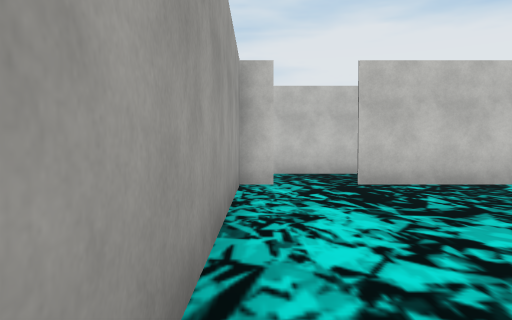
View 1 (above)

22 first-person views from a walk through a 3-D level made in the Unity game engine. The camera is 1.5 m above the floor, tilts 2° down and sees 70° across. The floor is counted in squares, 2 m on a side. Each view is taken from the middle of a square. On the plan, view 1 faces up. The plan holds only what a view shows up to about 11 squares ahead; the rest is blank. The place goes on beyond the plan. Some animated figures are left out. Some surface patterns are stand-ins.

View 2
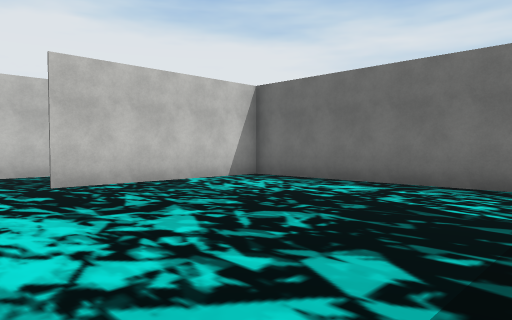

View 3
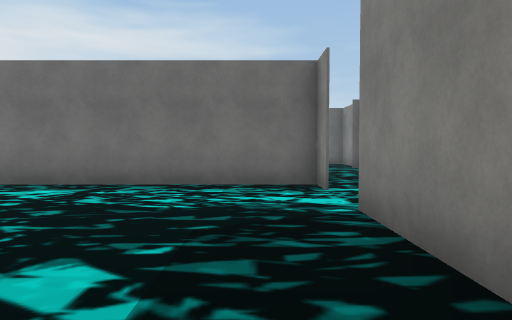

View 4
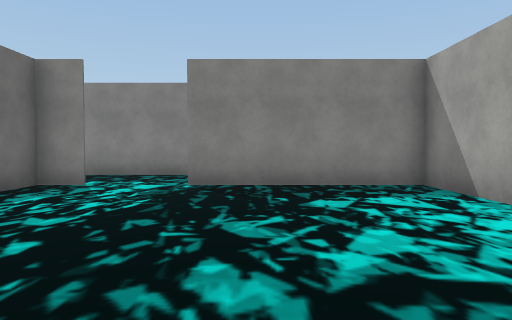

View 5
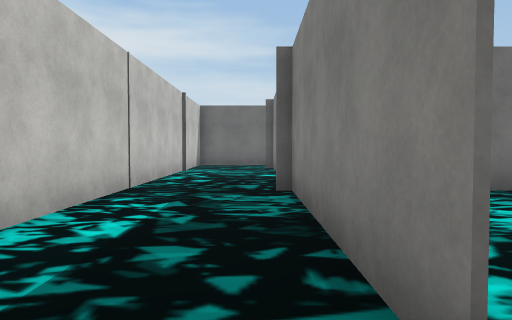

View 6
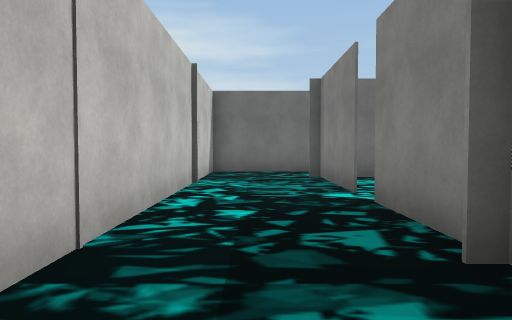

View 7
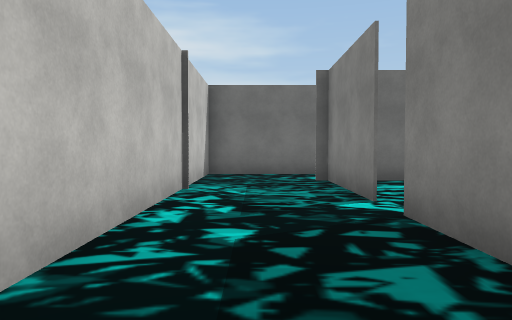

View 8
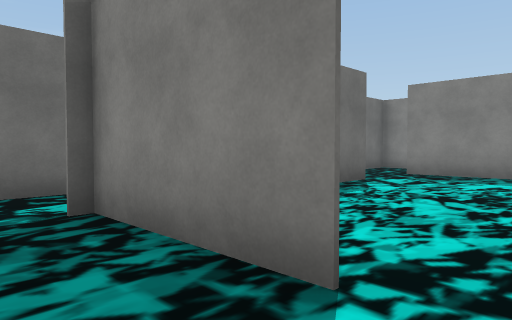

View 9
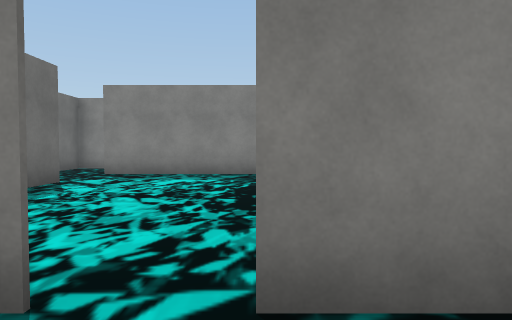

View 10
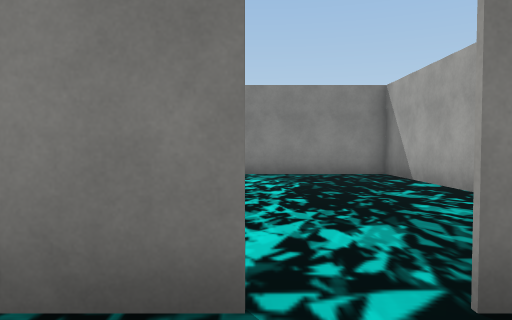

View 11
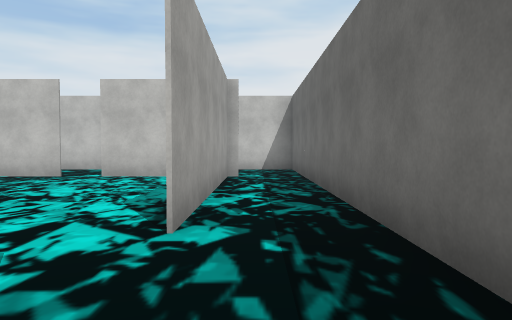

View 12
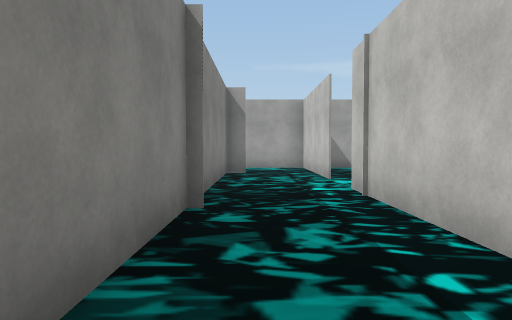

View 13
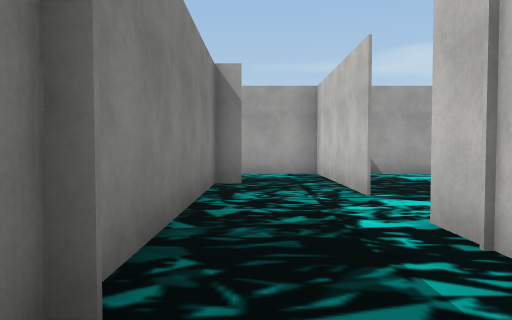

View 14
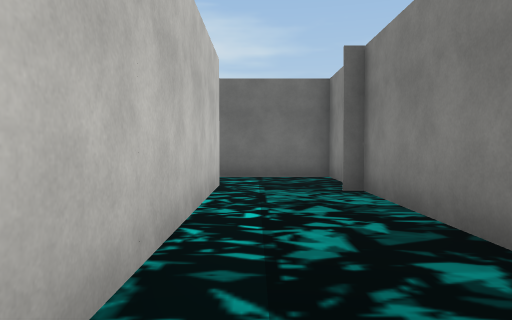

View 15
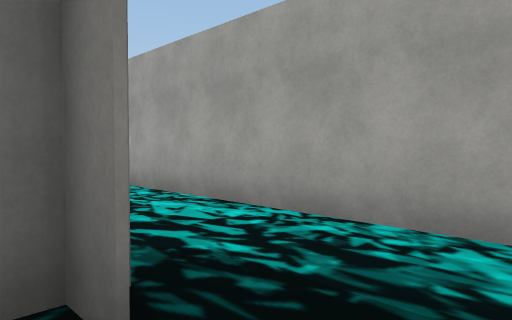

View 16
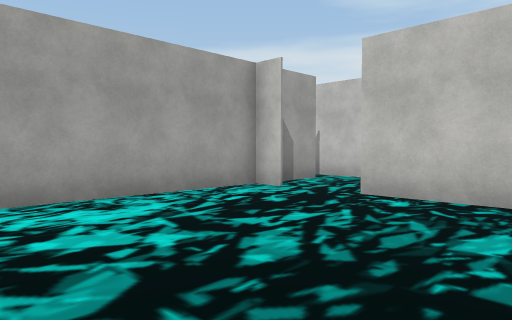

View 17
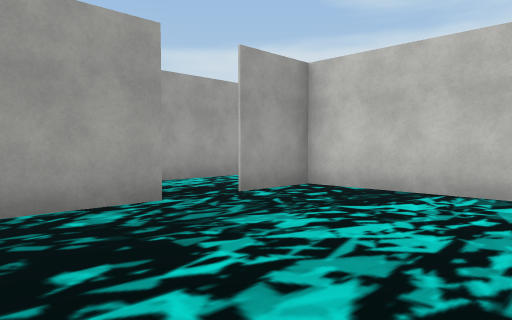

View 18
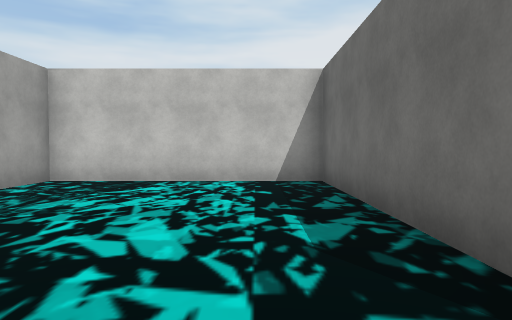

View 19
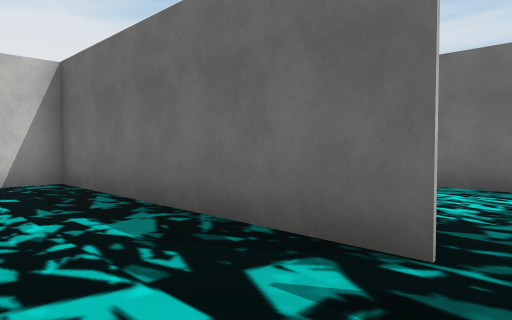

View 20
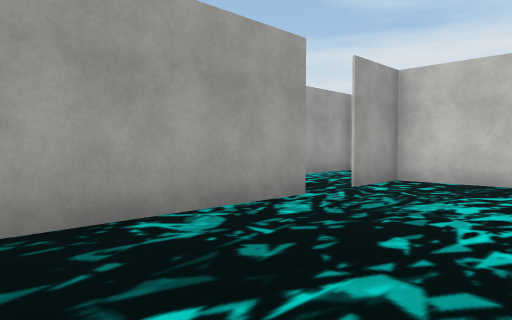

View 21
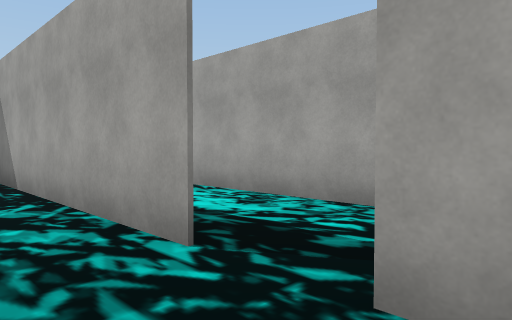

View 22
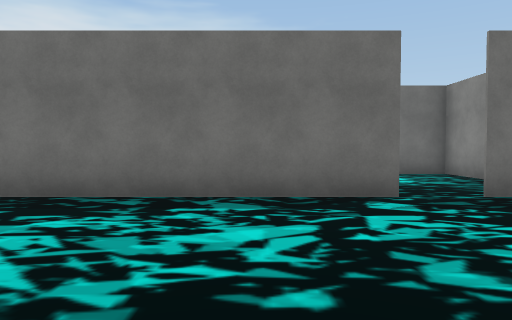

### Floor plan
Ten units are one square. View 1 is at (0, 0); x grows to the right and y downward. Boxes are objects, and circles mark ways between rooms. Rooms are numbered by the first view taken in them; rooms with no view inside come last. Other rooms are left out.
<svg viewBox="-15 -108 182 238">
<path fill="none" stroke="#000" d="M-3 -65 -3 9M4 -73 -4 -73M-4 12 44 12M69 -73 20 -73M73 12 73 -78M110 -74 143 -74 143 -11M20 -74 100 -74M-3 -95 -3 -65M162 14 162 -103 -10 -103M85 39 162 39 162 14M44 13 -4 13M24 39 80 39M142 13 64 13M-3 9 -3 54M24 72 24 125M85 112 85 39 24 39M24 32 24 59M74 -30 74 14M101 -73 69 -73M142 -11 142 -24M142 -56 142 -78M128 -73 110 -73M64 12 142 12M-3 54 -3 111"/>
<circle cx="15" cy="-70" r="3" fill="#2a7"/>
<circle cx="55" cy="10" r="3" fill="#2a7"/>
<circle cx="150" cy="10" r="3" fill="#2a7"/>
<circle cx="105" cy="-70" r="3" fill="#2a7"/>
<circle cx="140" cy="-5" r="3" fill="#2a7"/>
<circle cx="10" cy="45" r="3" fill="#2a7"/>
<circle cx="20" cy="65" r="3" fill="#2a7"/>
<text x="30" y="-30">1</text>
<text x="90" y="-80">2</text>
<text x="80" y="30">3</text>
<text x="50" y="80">4</text>
<text x="100" y="-30">5</text>
<text x="10" y="80">6</text>
</svg>
Room 1 opens to room 2. Room 1 opens to room 3. Room 2 opens to room 3. Room 2 opens to room 5. Room 3 opens to room 6. Room 4 opens to room 6.

Where each view was taken, in squares from view 1:
view 1: 0 up, 0 right, facing up
view 2: 0 up, 0 right, facing up-right
view 3: 0 up, 0 right, facing right
view 4: 6 up, 3 right, facing down
view 5: 8 up, 1 right, facing right
view 6: 9 up, 5 right, facing right
view 7: 9 up, 6 right, facing right
view 8: 9 up, 10 right, facing down-right
view 9: 9 up, 10 right, facing down
view 10: 9 up, 11 right, facing down
view 11: 2 down, 15 right, facing up
view 12: 3 down, 13 right, facing left
view 13: 3 down, 10 right, facing left
view 14: 2 down, 7 right, facing right
view 15: 2 down, 3 right, facing down-left
view 16: 2 up, 5 right, facing up-left
view 17: 10 down, 7 right, facing up-left
view 18: 12 down, 7 right, facing up
view 19: 12 down, 6 right, facing up-right
view 20: 12 down, 6 right, facing up-left
view 21: 5 down, 4 right, facing down-left
view 22: 9 down, 3 right, facing right
